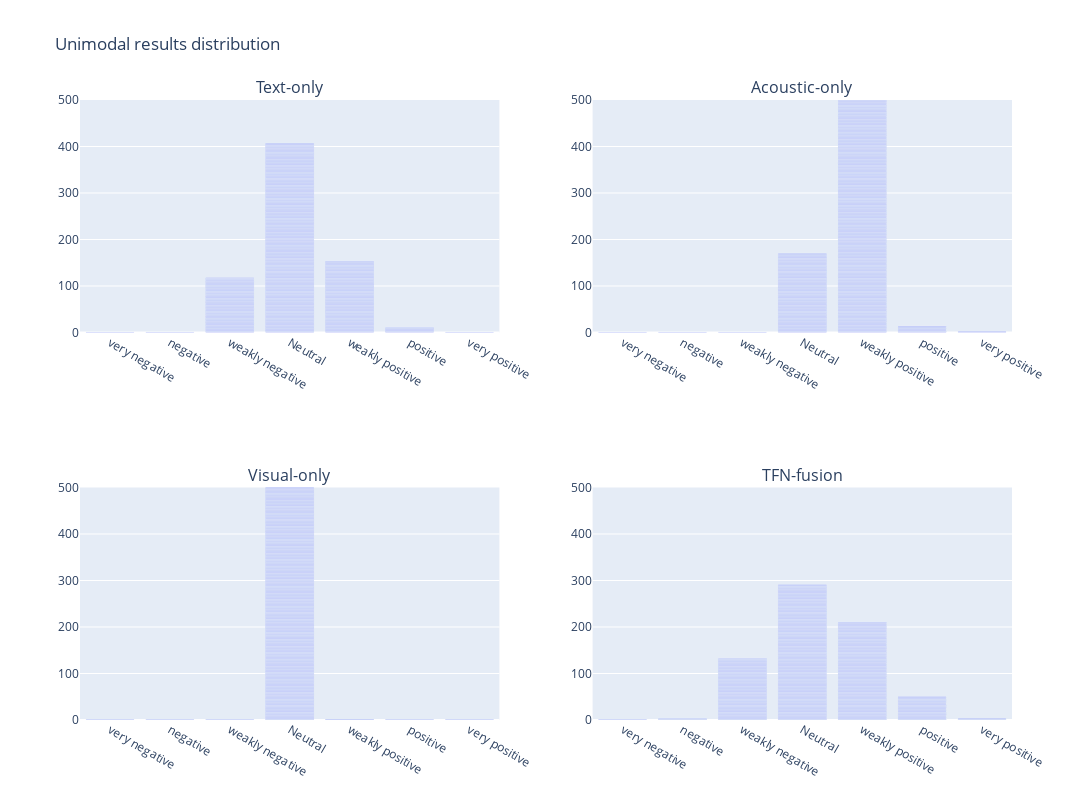

Notebook code for this chart:
### Markdown cell above
### 3. Unimodal result distribution

### Code cell
keys = list(tfn.keys())
for key in keys:
    tfn[key].extend(['very negative', 'negative', 'weakly negative', 'Neutral', 'weakly positive', 'positive', 'very positive'])

df = pd.DataFrame(data=tfn)

fig1 = px.bar(df, x="text_7")
fig2 = px.bar(df, x="audio_7")
fig3 = px.bar(df, x="video_7")
fig4 = px.bar(df, x="preds_7")

fig1_traces = []
fig2_traces = []
fig3_traces = []
fig4_traces = []

for trace in range(len(fig1["data"])):
    fig1_traces.append(fig1["data"][trace])
for trace in range(len(fig2["data"])):
    fig2_traces.append(fig2["data"][trace])
for trace in range(len(fig3["data"])):
    fig3_traces.append(fig3["data"][trace])
for trace in range(len(fig4["data"])):
    fig4_traces.append(fig4["data"][trace])

this_figure = sp.make_subplots(rows=2, cols=2, subplot_titles=("Text-only", "Acoustic-only", "Visual-only", "TFN-fusion"))
for traces in fig1_traces:
    this_figure.append_trace(traces, row=1, col=1)
for traces in fig2_traces:
    this_figure.append_trace(traces, row=1, col=2)
for traces in fig3_traces:
    this_figure.append_trace(traces, row=2, col=1)
for traces in fig4_traces:
    this_figure.append_trace(traces, row=2, col=2)

this_figure.update_layout(height=800, width=1200, title_text="Unimodal results distribution")
this_figure.update_xaxes(categoryorder='array', categoryarray= order)
this_figure.update_yaxes(range=[0,500])
this_figure.show()

### Figure 1 — Plotly figure (JSON) as saved in the notebook; plotly's stock layout.template omitted (floating-point values rounded to 4 significant figures; data arrays with more than 128 entries replaced by an {"elided": "..."} marker saying what was removed)
{"data": [{"alignmentgroup": "True", "hovertemplate": "text_7=%{x}<br>count=%{y}<extra></extra>", "legendgroup": "", "marker": {"color": "#636efa", "pattern": {"shape": ""}}, "name": "", "offsetgroup": "", "orientation": "v", "showlegend": false, "textposition": "auto", "type": "bar", "x": {"elided": "693 str values"}, "xaxis": "x", "y": {"elided": "693 int values"}, "yaxis": "y"}, {"alignmentgroup": "True", "hovertemplate": "audio_7=%{x}<br>count=%{y}<extra></extra>", "legendgroup": "", "marker": {"color": "#636efa", "pattern": {"shape": ""}}, "name": "", "offsetgroup": "", "orientation": "v", "showlegend": false, "textposition": "auto", "type": "bar", "x": {"elided": "693 str values"}, "xaxis": "x2", "y": {"elided": "693 int values"}, "yaxis": "y2"}, {"alignmentgroup": "True", "hovertemplate": "video_7=%{x}<br>count=%{y}<extra></extra>", "legendgroup": "", "marker": {"color": "#636efa", "pattern": {"shape": ""}}, "name": "", "offsetgroup": "", "orientation": "v", "showlegend": false, "textposition": "auto", "type": "bar", "x": {"elided": "693 str values"}, "xaxis": "x3", "y": {"elided": "693 int values"}, "yaxis": "y3"}, {"alignmentgroup": "True", "hovertemplate": "preds_7=%{x}<br>count=%{y}<extra></extra>", "legendgroup": "", "marker": {"color": "#636efa", "pattern": {"shape": ""}}, "name": "", "offsetgroup": "", "orientation": "v", "showlegend": false, "textposition": "auto", "type": "bar", "x": {"elided": "693 str values"}, "xaxis": "x4", "y": {"elided": "693 int values"}, "yaxis": "y4"}], "layout": {"annotations": [{"font": {"size": 16}, "showarrow": false, "text": "Text-only", "x": 0.225, "xanchor": "center", "xref": "paper", "y": 1, "yanchor": "bottom", "yref": "paper"}, {"font": {"size": 16}, "showarrow": false, "text": "Acoustic-only", "x": 0.775, "xanchor": "center", "xref": "paper", "y": 1, "yanchor": "bottom", "yref": "paper"}, {"font": {"size": 16}, "showarrow": false, "text": "Visual-only", "x": 0.225, "xanchor": "center", "xref": "paper", "y": 0.375, "yanchor": "bottom", "yref": "paper"}, {"font": {"size": 16}, "showarrow": false, "text": "TFN-fusion", "x": 0.775, "xanchor": "center", "xref": "paper", "y": 0.375, "yanchor": "bottom", "yref": "paper"}], "height": 800, "title": {"text": "Unimodal results distribution"}, "width": 1200, "xaxis": {"anchor": "y", "categoryarray": ["very negative", "negative", "weakly negative", "Neutral", "weakly positive", "positive", "very positive"], "categoryorder": "array", "domain": [0, 0.45]}, "xaxis2": {"anchor": "y2", "categoryarray": ["very negative", "negative", "weakly negative", "Neutral", "weakly positive", "positive", "very positive"], "categoryorder": "array", "domain": [0.55, 1]}, "xaxis3": {"anchor": "y3", "categoryarray": ["very negative", "negative", "weakly negative", "Neutral", "weakly positive", "positive", "very positive"], "categoryorder": "array", "domain": [0, 0.45]}, "xaxis4": {"anchor": "y4", "categoryarray": ["very negative", "negative", "weakly negative", "Neutral", "weakly positive", "positive", "very positive"], "categoryorder": "array", "domain": [0.55, 1]}, "yaxis": {"anchor": "x", "domain": [0.625, 1], "range": [0, 500]}, "yaxis2": {"anchor": "x2", "domain": [0.625, 1], "range": [0, 500]}, "yaxis3": {"anchor": "x3", "domain": [0, 0.375], "range": [0, 500]}, "yaxis4": {"anchor": "x4", "domain": [0, 0.375], "range": [0, 500]}}}
